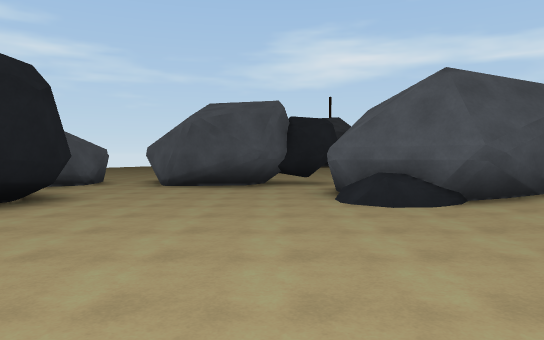
view 1 (above)

24 first-person views from a walk through a 3-D level made in the Unity game engine. The camera is 1.5 m above the floor, tilts 2° down and sees 70° across. The floor is counted in squares, 2 m on a side. Each view is taken from the middle of a square. On the plan, view 1 faces up. The plan holds only what a view shows up to about 12 squares ahead; the rest is blank. The place goes on beyond the plan. Door leaves are left out, so doorways stand open.

view 2
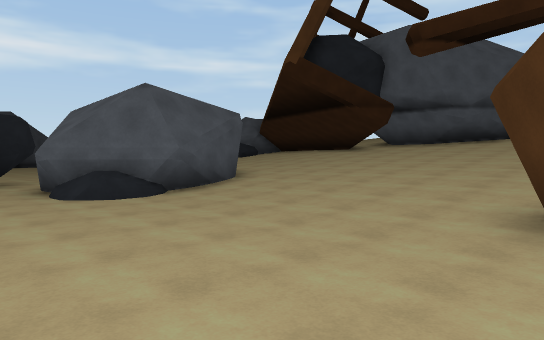

view 3
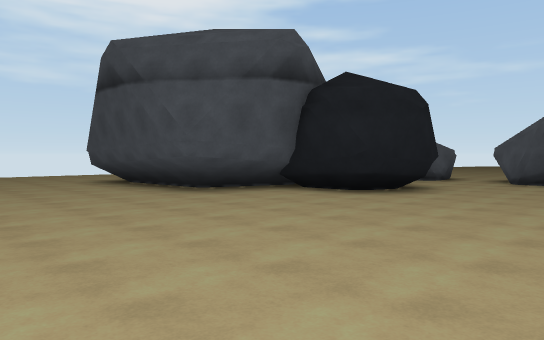

view 4
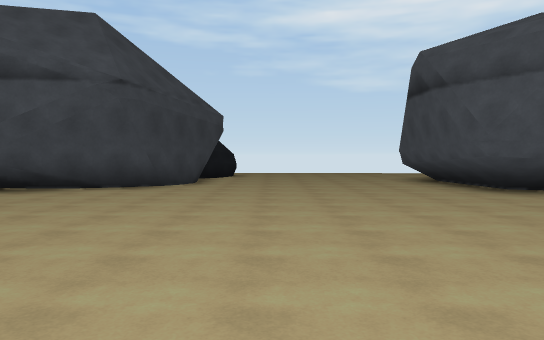

view 5
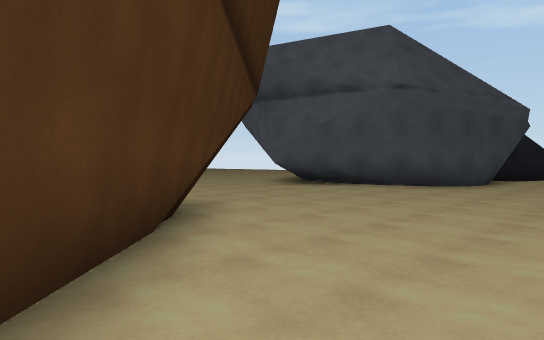

view 6
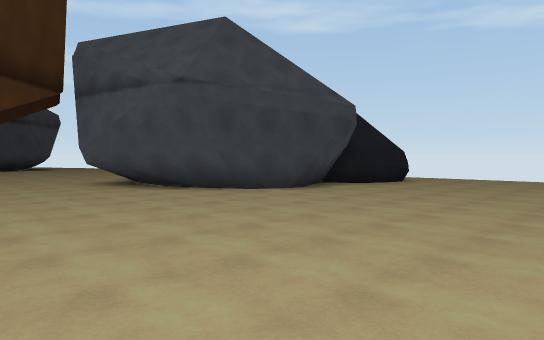

view 7
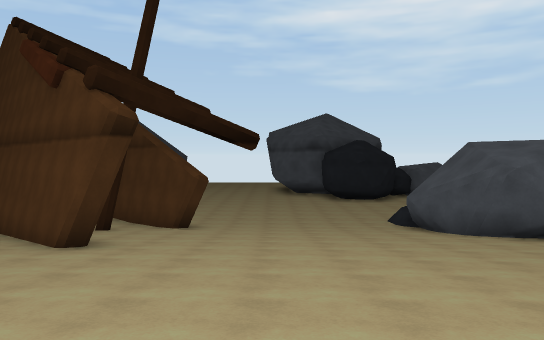

view 8
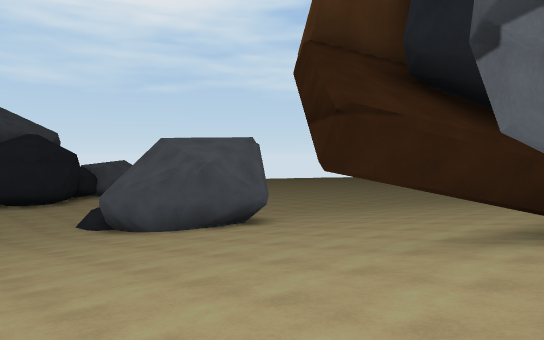

view 9
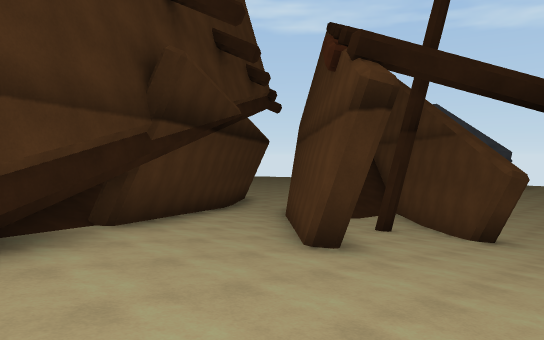

view 10
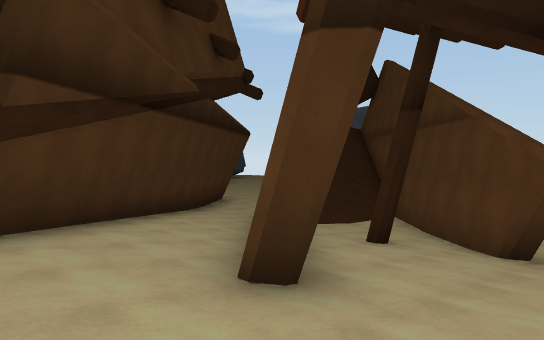

view 11
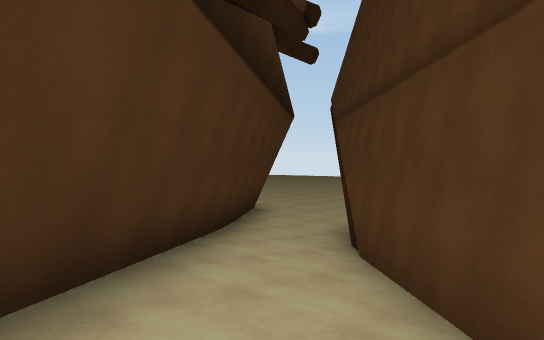

view 12
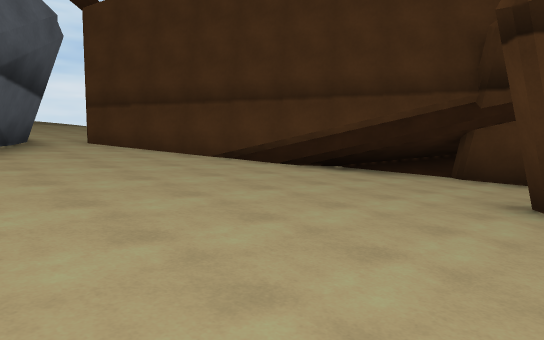

view 13
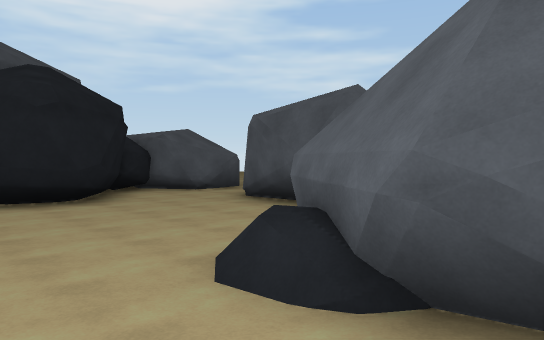

view 14
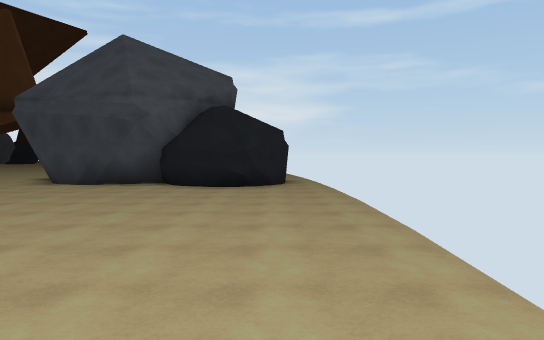

view 15
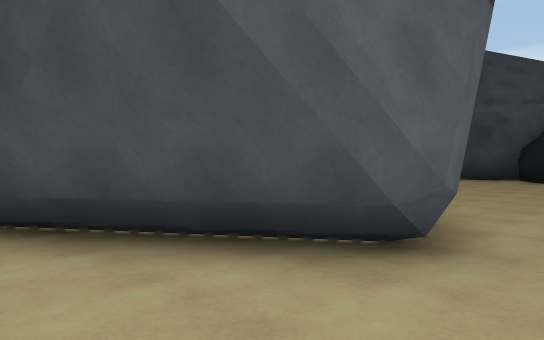

view 16
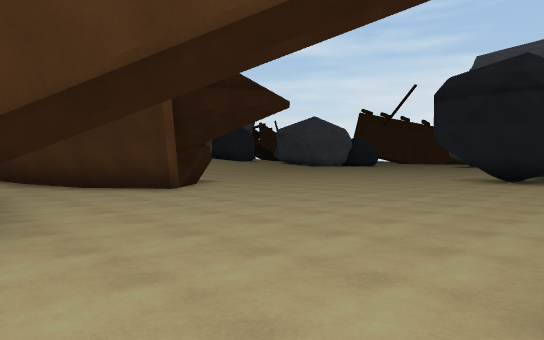

view 17
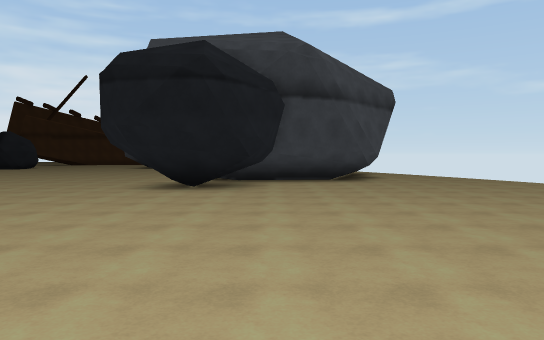

view 18
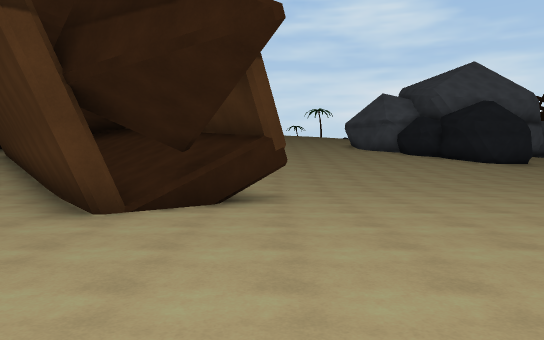

view 19
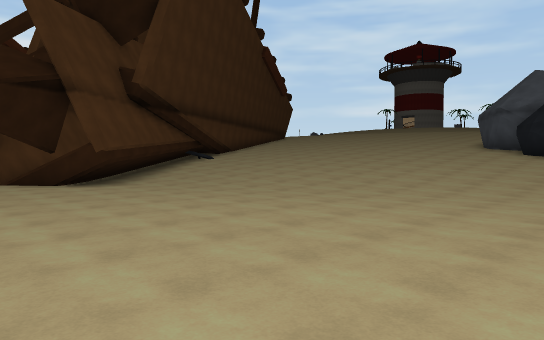

view 20
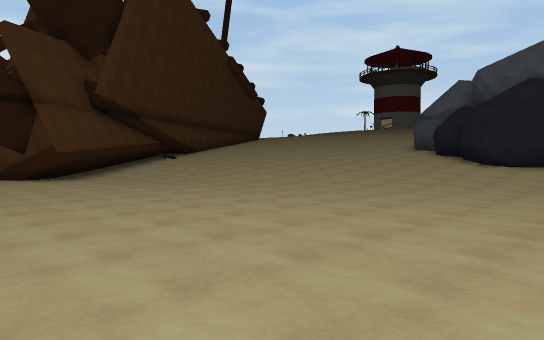

view 21
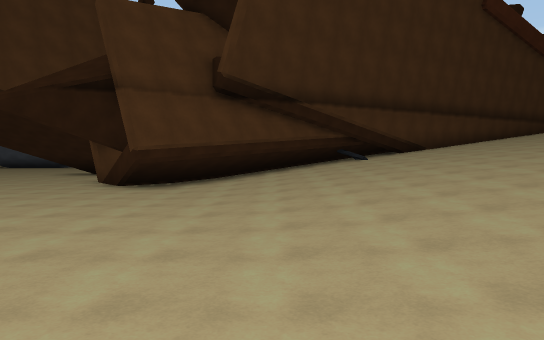

view 22
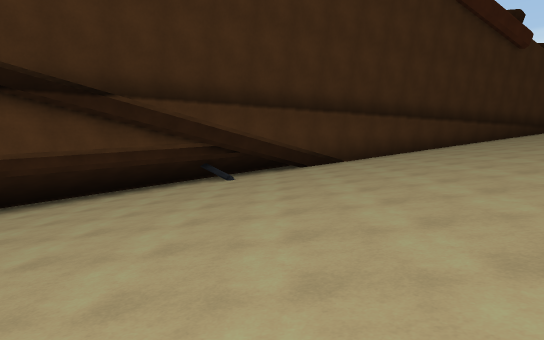

view 23
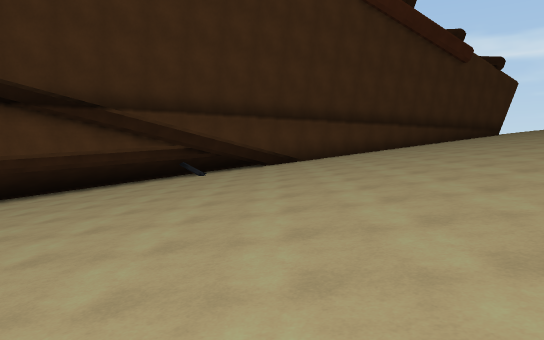

view 24
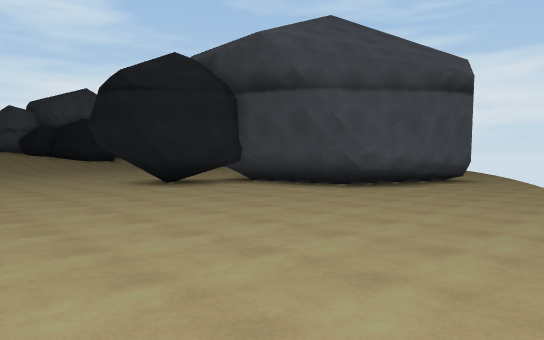

### Floor plan
Key: @ floor where view 1 was taken; # wall or solid block; x gap in a wall; . main floor; : floor 0.25 m higher than the main floor; + floor 2.25 m higher than the main floor; * floor 2.5 m higher than the main floor; / step, stairs or slope.
Columns run from 16 left of view 1 to 16 right of it. Each row starts with its distance up from view 1.
 10           ##.######   //////
  9  . ..     #.......#   #/////
  8   ...#    ###.....#  ##/////
  7  ..###     ##.....####/////##
  6  ..#       ##.....###//////#/
  5   .#     ####......./////////
  4 ...      ##........./////////
  3 .... #####..........///////// ##
  2 .....####. ........///////////*##
  1 ...................//////////   x
  0 ................@..:#////////  ##
 -1 ...................##///#///+##
 -2 ..................###//##//###
 -3 .................##.//##//##
 -4 .###.##........###../##//###
 -5 .# #####......##////##//###
 -6        ##.....# //#########  ##
 -7         #....##   #./##  ####+/
 -8         ##..........##  ####//
 -9          #.........#######////
-10          ........#######//////
-11         .........######///////
-12         ..........###//////////
-13   . .. ...........##.//////////
-14    ..................///////////
-15   ....................//////////
-16   ..................../////////
-17    ...................////////
-18    ........###.........///////
-19    .......####.........//////
-20    ......###  ........../////
-21    ....#####  ........../////
-22     ...#        .........////#
-23     ...#       ..........:///#
-24      .##       ...........///#
-25      .#         ........
-26      ..        . ..

Positions as (right, up) in squares from view 1, and headings:
1: (0, 0), facing up
2: (-1, -1), facing up-right
3: (0, -2), facing up-left
4: (1, -2), facing left
5: (1, -1), facing down-left
6: (-3, 2), facing down-left
7: (14, 2), facing left
8: (13, 2), facing up-left
9: (12, 2), facing down-left
10: (10, 1), facing down-left
11: (8, -3), facing down-left
12: (7, 4), facing down-right
13: (4, 4), facing up-left
14: (-15, 6), facing down
15: (-15, 9), facing down-right
16: (-7, -6), facing down-right
17: (-6, -9), facing down
18: (-4, -13), facing right
19: (-1, -23), facing up-right
20: (-1, -26), facing up-right
21: (6, -22), facing up
22: (10, -18), facing up
23: (11, -20), facing up
24: (-14, -13), facing down-right
